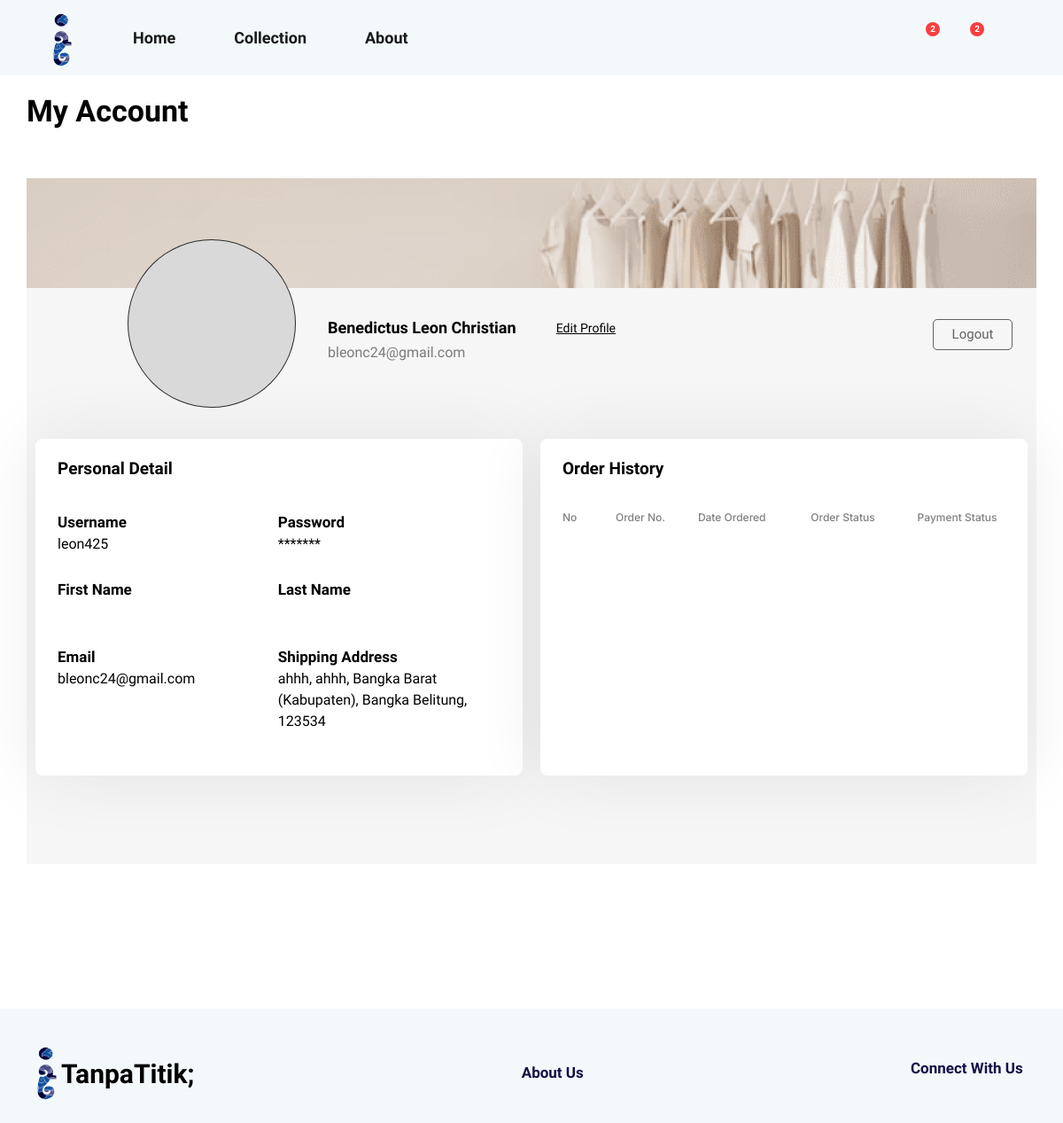
/profile/ (signed in), run on the app's committed database.
### mainPage/models.py (models this page shows, shortened)
class Additional(models.Model):
    name = models.CharField(max_length=200)
    img = models.ImageField(null=True, blank=True, upload_to="images/")

class Order(models.Model):
    customer = models.ForeignKey(Customer, on_delete=models.SET_NULL,null=True)
    status = models.ForeignKey(OrderStatus, on_delete=models.SET_NULL, null=True, blank=True)
    date_ordered = models.DateField(auto_now_add=True) # Not like that
    complete = models.BooleanField(default=False) # payment complete
    current = models.BooleanField(default=True) # if true, we can continue adding to cart. and displayed in the checkout page
    cancel = models.BooleanField(default=False)
    payment_method = models.CharField(max_length=200, null=True)
    transaction_id = models.CharField(max_length=200, null=True)
    terms = models.BooleanField(default=False)
    shipping_cost = models.IntegerField(default=0)
    delivery_time = models.CharField(max_length=200, null=True)
    @property
    def get_cart_items(self):
        orderitems = self.orderitem_set.all()
        total = sum([item.quantity for item in orderitems]) #The total quantity of the cart (all OrderItems)
        return total

class OrderItem(models.Model):
    product= models.ForeignKey(Products, on_delete=models.SET_NULL, blank=True, null=True) #When the customer is deleted, the OrderItem remains exist. However, the customer key is null
    order = models.ForeignKey(Order, on_delete=models.SET_NULL, blank=True, null=True)
    quantity = models.IntegerField(default=1)
    date_added = models.DateTimeField(auto_now_add=True, null=True, blank=True)

class Customer(models.Model):
    user = models.OneToOneField(User, on_delete=models.CASCADE, null=True, blank=True) #null and true so that you don't get errors when changing the models
    name = models.CharField(max_length=200, null=True)
    email = models.CharField(max_length=200, null=True)

class ShippingAddress(models.Model):
    customer = models.OneToOneField(Customer,on_delete=models.SET_NULL, blank=True, null=True)
    address= models.CharField(max_length=200, null=True)
    district = models.CharField(max_length=200, null=True)
    city = models.CharField(max_length=200, null=True)
    province = models.CharField(max_length=200, null=True)
    zipcode = models.CharField(max_length=200, null=True)
    date_added = models.DateTimeField(auto_now_add=True, null=True, blank=True)
    service = models.CharField(max_length=200, null=True)

### mainPage/views.py (the view)
# urls.py: path("profile/", views.profile, name="profile"),
def profile(request):
    logo = Additional.objects.get(name="logo")
    wardrobe = Additional.objects.get(name="wardrobe")
    if request.user.is_authenticated:
        customer = request.user.customer
        order, created = Order.objects.get_or_create(customer=customer, current=True)
        placed_order_by_customer = Order.objects.filter(customer=customer,current=False)
        customer_wishlist = Wishlist.objects.filter(customer=customer)
        newAddress, created = ShippingAddress.objects.get_or_create(customer=customer)
    else:
        return redirect('register_page')
    context = {"logo":logo,"wardrobe":wardrobe,"customer_wishlist":customer_wishlist,"customer":customer,"order":order,"newAddress":newAddress,"placed_order_by_customer":placed_order_by_customer,}
    return render(request,"main/profile.html",context)

### mainPage/templates/main/profile.html (shortened to what this page needs)
<!DOCTYPE html>
{% extends "main/base2.html" %}
{% load static %}
{% load custom_filters %}
    {% block head %}
    <link rel="stylesheet" type="text/css" href="{% static '/css/profile/profile.css' %}">
    <link rel="stylesheet" type="text/css" href="{% static '/css/cart_wishlist/cart.css' %}">
    {% endblock head %}
    {% block content %}
    <div class="container profile-container">
        <div class="cart-wishlist-heading" style=""><div>My Account</div></div>
        <div class="profile-box">
            <div class="profile-img-cont" style="background:red;">
                <img src='{{wardrobe.img.url}}' style="width:100%;position:relative;object-fit:contain;">
            </div>
            <div class="profile-content" style="">
                <div class="profile-content-heading">
                    <div class="profile-picture"><img></div>
                    <div class="profile-heading-parent">
                        <div class="profile-heading">
                            <div class="profile-heading-1">
                                <div class="profile-heading-name">{{customer.name}}</div>
                                <div class="profile-heading-edit">Edit Profile</div>
                            </div>
                            <div class="profile-heading-2">{{customer.user.email}}</div>
                        </div>
                        <a href="{% url 'logout_page' %}" class="logout-link" ><div class="logout-btn"><div>Logout</div></div></a>
                    </div>
                </div>
                <div class="profile-content-container">
                    <div class="profile-content-content profile-content-detail">
                        <div class="profile-body-heading">Personal Detail</div>
                        <div class="profile-body-body">
                            <div class="profile-body-body-text">
                                <div>Username</div>
                                <div>{{user}}</div>
                            </div>
                            <div class="profile-body-body-text">
                                <div>Password</div>
                                <div>*******</div>
                            </div>
                            <div class="profile-body-body-text">
                                <div>First Name</div>
                            </div>
                            <div class="profile-body-body-text">
                                <div>Last Name</div>
                            </div>
                            <div class="profile-body-body-text">
                                <div>Email</div>
                                <div>{{user.email}}</div>
                            </div>
                            <div class="profile-body-body-text">
                                <div>Shipping Address</div>
                                <div>{{newAddress.address}}, {{newAddress.district}}, {{newAddress.city}}, {{newAddress.province}}, {{newAddress.zipcode}}</div>
                            </div>
                        </div>
                    </div>
                    <div class="profile-content-content profile-content-history">
                        <div class="profile-body-heading">Order History</div>
                        <table class="profile-body-history">
                            <tr class="profile-body-history-content">
                                <th style="width:60px;">No</th>
                                <th>Order No.</th>
                                <th>Date Ordered</th>
                                <th>Order Status</th>
                                <th>Payment Status</th>
                            </tr>
                        </table>
                    </div>
                </div>
            </div>
        </div>
    </div>
    {% endblock %}

### mainPage/templates/main/base2.html (shortened to what this page needs)
<!DOCTYPE html>
{% load static %}
<html lang="en">
<head>
    <link href="https://cdn.jsdelivr.net/npm/bootstrap@5.2.3/dist/css/bootstrap.min.css" rel="stylesheet">
    <link rel="stylesheet" href="https://cdnjs.cloudflare.com/ajax/libs/font-awesome/4.7.0/css/font-awesome.min.css">
    <link rel="stylesheet" type="text/css" href="{% static '/css/general/base2.css' %}">
    <link rel="stylesheet" type="text/css" href="{% static '/css/general/footer.css' %}">
    {% block head %}
    {% endblock head %}
</head>
<body>
   <nav class="navbar navbar-expand-lg bg-body-tertiary fixed-top" id="navMain" style="margin:0px;padding:10px">
    <div class="container-fluid">
      <a class="navbar-brand" id="logo_div" href="#"><img class="logo" src="{{logo.img.url}}" alt="TanpaTitik"></a>
      <div class="collapse navbar-collapse" id="navbarNavAltMarkup">
        <ul class="navbar-nav me-auto mb-2 mb-lg-0">
          <li class="nav-item">
            <a class="nav-link active" aria-current="page" href="{% url 'home' %}">Home</a>
          </li>
          <li class="nav-item">
            <a class="nav-link active" aria-current="page" href="{% url 'home' %}#collection">Collection</a>
          </li>
          <li class="nav-item">
            <a class="nav-link active" href="{% url 'about' %}">About</a>
          </li>
        </ul>
      </div>
      <span class="navbar-text nav_text">
        <form method='POST' action="{% url 'home' %}#collection">
          <div class="search-box">
          </div>
        </form>
        <a href="{% url 'profile' %}" class="base-link"></a>
        <a href="{% url 'wishlist' %}" class="base-link">
          {% if customer_wishlist.count > 0 %}
          <span class="button_badge"><div>{{customer_wishlist.count}}</div></span>
          {% endif %}
        </a>
        <a href="{% url 'cart' %}" class="base-link">
          {% if order.get_cart_items > 0 %}
          <span class="button_badge"><div>{{order.get_cart_items}}</div></span>
          {% endif %}
        </a>
      </span>
    </div>
  </nav>
<div id="content" ,name="content", class="main">
    {% block content %}{% endblock %}
</div>
<div class="container-fluid footer-container">
  <div class="container footer">
    <a href="{% url 'home' %}"><div class="footer-company"><img class="footer-logo" src="{{logo.img.url}}" alt="TanpaTitik"><div>TanpaTitik;</div></div></a>
    <a href="{% url 'about' %}"><div class="footer-link" style="cursor:pointer">About Us</div></a>
    <div class="footer-social">
      <div class="footer-link">
        Connect With Us
      </div>
    </div>
  </div>
</div>
</body>
</html>

### static/css/general/base2.css (style rules this page uses)
* { font-family: 'Raleway'; text-decoration: None; color:black; font-weight:600; padding:0px; margin:0px; }
#content { width:100%; }
#navMain { background-color:#F3F9FB !important; width:100%; font-weight:500; font-size:18px; height:85px; }
.nav-item { margin-right:50px; }
.nav-link { padding:0px; width:auto; }
.search-box { height:30px; display:flex; cursor:pointer; padding: 10px 20px; border-radius:30px; align-items:center; position:relative; top:3px; width:20px; right:4px; }
.nav_text { display:flex; justify-content:space-between; width:190px; margin-right:70px; font-size:1.3em; font-weight:bold; }
.nav_text > a { margin-left:26px; }
#logo_div { overflow:hidden; margin-right:50px; padding-right:8px; margin-left:35px; margin-top:5px; width:auto; }
.logo { position:relative; object-fit:contain; width:27px; height:60px; }
.base-link { display: inline-block; position: relative; width:33px; height:35px; }
.button_badge { background-color: #fa3e3e; border-radius: 10px; width:16px; height:16px; position: absolute; left:11px; }
.button_badge > div { text-align:center; font-size: 10px; color: white; line-height:16px; }

### static/css/general/footer.css (style rules this page uses)
.footer-container { background-color:#F3F9FB; height:129px; margin-top:143px; padding-top:40px; }
.footer { height:66px; display:flex; flex-wrap:wrap; justify-content:space-between; align-items:center; }
.footer-company { font-weight:600; font-size:30px; }
.footer-logo { position:relative; object-fit:contain; width:22px; height:60px; margin-right:5px; }
.footer-company > div { position:relative; display:inline-block; top:3px; }
.footer-link { color:#121147; font-weight:700; font-size:17px; }

### static/css/profile/profile.css (style rules this page uses)
.profile-container { margin-top:100px; height:auto; padding:0px; width:100%; }
.profile-box { width:100%; min-width:250px; padding:20px 0px 20px 0px; }
.profile-img-cont { width:100%; height:124px; overflow:hidden; margin:0px; }
.profile-content { width:100%; background-color:#F6F6F6; padding-top:35px; padding-bottom:50px; }
.profile-content-heading { display:flex; height:135px; }
.profile-picture { border:1px solid rgba(1,1,1,0.8); min-width:190px; width:190px; height:190px; border-radius:500px; position:relative; bottom:90px; z-index:1; background:#D9D9D9; margin-left:10%; margin-right:36px; }
.profile-heading-parent { display:flex; justify-content:space-between; width:70%; height:120px; padding-right:25px; }
.profile-heading { display:flex; flex-direction:column; justify-content:space-between; height:50px; }
.profile-heading-1 { display:flex; justify-content:space-between; width:325px; }
.profile-heading-name { font-size:18px; line-height:1.1; }
.profile-heading-edit { font-size:14px; font-weight:500; text-decoration:underline; cursor:pointer; }
.profile-heading-2 { color:rgba(1,1,1,0.5); font-weight:500; font-size:16px; }
.logout-btn { width:90px; height:35px; border:1px solid rgba(1,1,1,0.6); display:flex; justify-content:center; align-items:center; border-radius:5px; }
.logout-btn > div { color:rgba(1,1,1,0.6); font-size:15px; font-weight:500; }
.profile-content-container { width:100%; display:flex; justify-content:space-around; flex-wrap:wrap; }
.profile-content-content { width:550px; min-height:380px; height:auto; background-color:white; border-radius:8px; box-shadow:0px 0px 80px rgba(0, 0, 0, 0.08); margin-bottom:50px; padding-bottom:25px; }
.profile-body-heading { padding-left:25px; margin-top:20px; font-size:19px; }
.profile-body-body { display:flex; width:95%; flex-wrap:wrap; margin-top:33px; padding-left:25px; }
.profile-body-body-text { width:50%; height:48px; margin-bottom:28px; }
.profile-body-body-text > div:first-child { font-weight:700; font-size:17px; }
.profile-body-body-text > div:last-child { font-weight:400; font-size:16px; }
.profile-body-history { width:100%; margin:25px; }
.profile-body-history-content { height:30px; }
.profile-body-history-content > th { font-size:12px; font-weight:500; font-family:'Inter'; color:rgba(1,1,1,0.5); margin-right:10px; }

### static/css/cart_wishlist/cart.css (style rules this page uses)
a { text-decoration:none; }
.cart-wishlist-heading { margin-bottom:30px; }
.cart-wishlist-heading > div { font-size:34px; }

### mainPage/templates/main/base2.html (style rules this page uses)
#content { display:none; }

### data on the page
Additional: img (picture)
Order: get_cart_items "2"
Additional: img (picture)
Customer: name "Benedictus Leon Christian", user.email "bleonc24@gmail.com"
ShippingAddress: address "ahhh", district "ahhh", city "Bangka Barat (Kabupaten)", province "Bangka Belitung", zipcode "123534"

### other printed values
{{ customer_wishlist.count }} "2"
{{ user }} "leon425"
{{ user.email }} "bleonc24@gmail.com"
